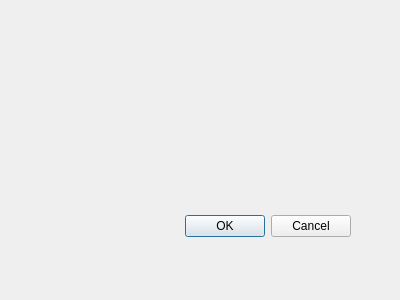
<?xml version="1.0" encoding="UTF-8"?>
<ui version="4.0">
 <class>DBshow</class>
 <widget class="QDialog" name="DBshow">
  <property name="geometry">
   <rect>
    <x>0</x>
    <y>0</y>
    <width>400</width>
    <height>300</height>
   </rect>
  </property>
  <property name="windowTitle">
   <string>Dialog</string>
  </property>
  <widget class="QDialogButtonBox" name="buttonBox">
   <property name="geometry">
    <rect>
     <x>10</x>
     <y>210</y>
     <width>341</width>
     <height>32</height>
    </rect>
   </property>
   <property name="orientation">
    <enum>Qt::Horizontal</enum>
   </property>
   <property name="standardButtons">
    <set>QDialogButtonBox::Cancel|QDialogButtonBox::Ok</set>
   </property>
  </widget>
 </widget>
 <resources/>
 <connections>
  <connection>
   <sender>buttonBox</sender>
   <signal>accepted()</signal>
   <receiver>DBshow</receiver>
   <slot>accept()</slot>
   <hints>
    <hint type="sourcelabel">
     <x>248</x>
     <y>254</y>
    </hint>
    <hint type="destinationlabel">
     <x>157</x>
     <y>274</y>
    </hint>
   </hints>
  </connection>
  <connection>
   <sender>buttonBox</sender>
   <signal>rejected()</signal>
   <receiver>DBshow</receiver>
   <slot>reject()</slot>
   <hints>
    <hint type="sourcelabel">
     <x>316</x>
     <y>260</y>
    </hint>
    <hint type="destinationlabel">
     <x>286</x>
     <y>274</y>
    </hint>
   </hints>
  </connection>
 </connections>
</ui>
